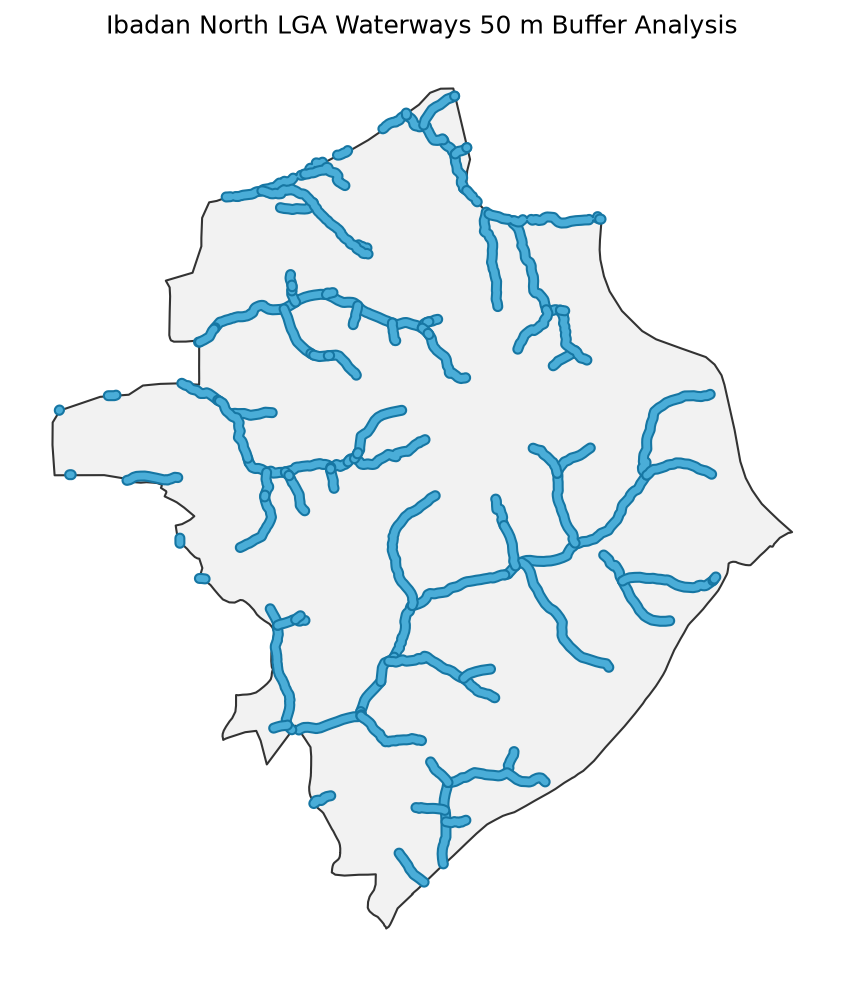

Write the Python code that produced this figure.
import geopandas as gpd
import matplotlib.pyplot as plt

# Load the datasets
boundary = gpd.read_file(
    "My-Project/Data-/Processed_Data/Ibadan_North_bound.gpkg"
)

waterways_buffer = gpd.read_file(
    "My-Project/Data-/Processed_Data/Ibadan_North_Waterways_Buffer_50m.gpkg"
)

# Create the map
fig, ax = plt.subplots(figsize=(8, 8))

# Plot the boundary
boundary.plot(
    ax=ax,
    color="#F2F2F2",
    edgecolor="#333333"
)

# Plot the waterways
waterways_buffer.plot(
    ax=ax,
    color="#4AADD8",
    edgecolor="#1676A3"
)

# Map title
ax.set_title("Ibadan North LGA Waterways 50 m Buffer Analysis")

# Remove axes
ax.set_axis_off()

# Save the map
fig.savefig(
    "month-03/week-10/my_map.png",
    dpi=150,
    bbox_inches="tight"
)

print("Map saved successfully!")
